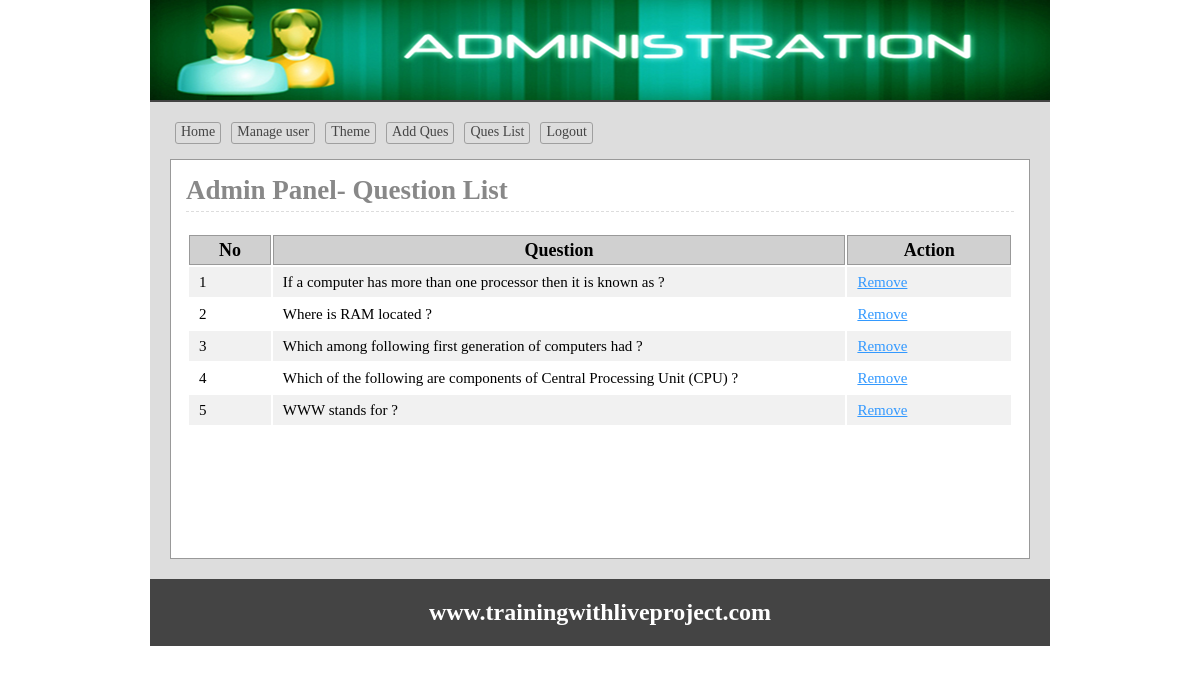
/admin/queslist.php (signed in), run on the app's committed database.
### tables this page shows
CREATE TABLE `tbl_qus` (
  `id` int(11) NOT NULL,
  `qustNo` int(11) NOT NULL,
  `qust` text NOT NULL
);

### lib/Database.php (called while the page is built, shortened)
<?php
Class Database{
	public $host   = DB_HOST;
	public $user   = DB_USER;
	public $pass   = DB_PASS;
	public $dbname = DB_NAME;
	public $link;
	private function connectDB(){
	$this->link = new mysqli($this->host, $this->user, $this->pass, $this->dbname);
 }
	public function select($query){
		$result = $this->link->query($query) or die($this->link->error.__LINE__);
		if($result->num_rows > 0){
			return $result;
		} else {
			return false;
		}
	}
}

### classes/Exam.php (called while the page is built, shortened)
<?php
	$filepath = realpath(dirname(__FILE__));
	include_once($filepath."/../lib/Database.php");
	class Exam
	{
		private $db;
		public function __construct()
		{
			$this->db = new Database();
		}
		public function getAllQuestion()
		{
			$query = "SELECT * FROM tbl_qus ORDER BY qustNo DESC ";
			$result = $this->db->select($query);
			return $result;
		}
	}
?>

### admin/queslist.php (the view, shortened to what this page needs)
<?php
    $filepath = realpath(dirname(__FILE__));
	include_once ($filepath.'/inc/header.php');
	include_once ($filepath.'/../classes/Exam.php');
	$ex = new Exam();
?>
<div class="main">
<h1>Admin Panel- Question List</h1>
	<div class="quelist">
		<table class="tblone">
			<tr>
				<th width="10%">No</th>
				<th width="70%">Question</th>
				<th width="20%">Action</th>
			</tr>
<?php
	$getQust = $ex->getAllQuestion();
	if($getQust != FALSE)
	{
		$i = 0;
		while($value = $getQust->fetch_assoc())
		{
?>
			<tr>
			<td><?php echo ++$i; ?></td>
				<td><?php echo $value['qust'];  ?></td>
				<td>
					 <a onclick="return confirm('Are You sure to Remove??');"  href="?remNo=<?php echo $value['qustNo'];  ?>">Remove</a>
				</td>
			</tr>
<?php } } ?>
		</table>
	</div>
</div>
<?php include 'inc/footer.php'; ?>

### admin/css/admin.css (style rules this page uses)
* { margin:0;padding:0;outline:none }
body { font-family:verdana }
.tblone { width:100%;border:1px solid #fff;margin:20px 0 }
.tblone td { font-size: 15px; padding: 5px 10px; }
table.tblone th { background-color: #d0d0d0; border: 1px solid #999; }
table.tblone tr:nth-child(2n+1) { background:#fff;height:30px; }
table.tblone tr:nth-child(2n) { background:#f1f1f1;height:30px; }
.tblone td a { color:#3399FF; }
.main { background: #fff none repeat scroll 0 0; border: 1px solid #999; margin-top: 10px; min-height: 368px; padding: 15px; width: 828px; }
.main h1 { border-bottom: 1px dashed #ddd; color: #888; margin: 0 0 5px; padding-bottom: 5px; }

### data on the page
tbl_qus: qust "If a computer has more than one processor then it is known as ?"
tbl_qus: qust "Where is RAM located ?"
tbl_qus: qust "Which among following first generation of computers had ?"
tbl_qus: qust "Which of the following are components of Central Processing Unit (CPU) ?"
tbl_qus: qust "WWW stands for ?"
